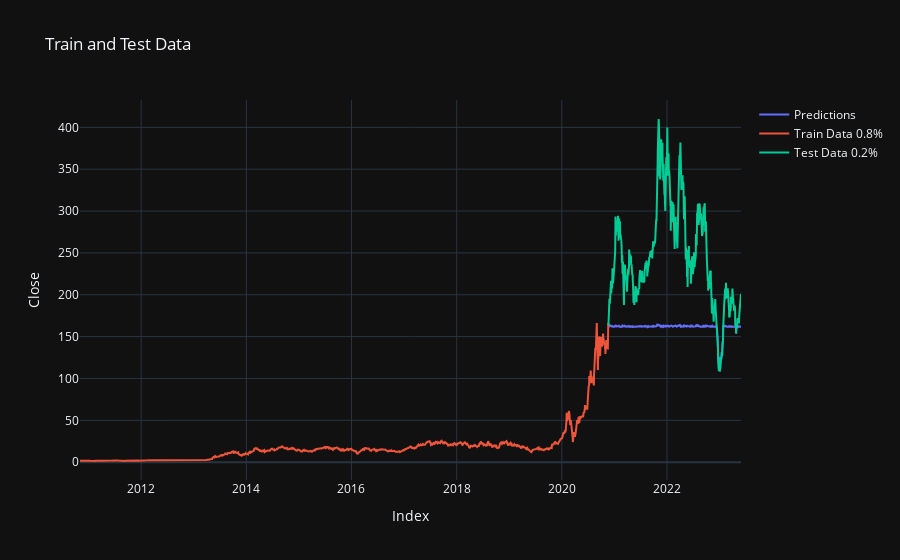

The notebook cell this image was saved under:
### Code cell
regressor.plot()

### Figure 1 — Plotly figure (JSON) as saved in the notebook; plotly's stock layout.template omitted (floating-point values rounded to 4 significant figures; data arrays with more than 128 entries replaced by an {"elided": "..."} marker saying what was removed)
{"data": [{"mode": "lines", "name": "Predictions", "type": "scatter", "x": {"elided": "633 str values"}, "y": {"elided": "633 float values"}}, {"mode": "lines", "name": "Train Data 0.8%", "type": "scatter", "x": {"elided": "2531 str values"}, "y": {"elided": "2531 float values"}}, {"mode": "lines", "name": "Test Data 0.2%", "type": "scatter", "x": {"elided": "633 str values"}, "y": {"elided": "633 float values"}}], "layout": {"title": {"text": "Train and Test Data"}, "xaxis": {"title": {"text": "Index"}}, "yaxis": {"title": {"text": "Close"}}}}
